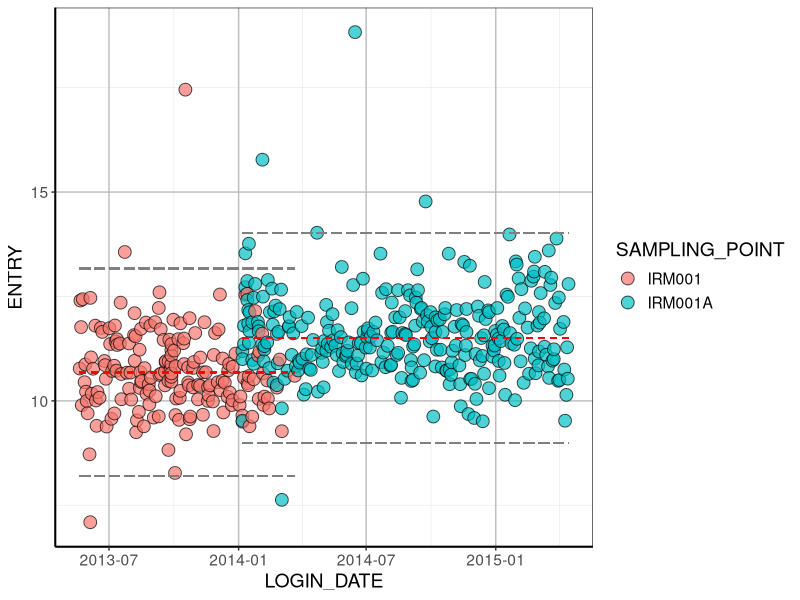

Recreate this plot in R.
#### Clean Up environment -----------------------------
rm(list=ls())

#### Packages -----------------------------
library(readxl)
library(tidyverse)
library(lubridate)
library(here)

#### Functions -----------------------------

outliers <- function (x, b = FALSE) {
        xx <- sapply(x, as.numeric)
        
        #xx <- sort(xx)
        
        remove_outliers <- function(x, na.rm = TRUE, ...) {
                qnt <- quantile(x, probs=c(.25, .75), na.rm = na.rm, ...)
                H <- 1.5 * IQR(x, na.rm = na.rm)
                y <- x
                y[x < (qnt[1] - H)] <- NA
                y[x > (qnt[2] + H)] <- NA
                y
        }
        
        yy <- remove_outliers(xx)
        ww <- remove_outliers(yy)
        zz <- remove_outliers(ww)
        
        diff.out <- data.frame(xx, yy, ww, zz)
        
        if(b == TRUE){
                boxplot(diff.out)
        }
        
        return(zz)
}
#### Data Input -----------------------------
here::here()

data <- read_excel("data/VITD_SRM.xlsx", 
                   col_types = c("numeric", "date", "text", 
                                 "text", "text", "text", "text", "numeric"))

colnames(data)[1] <- "Sample"
#data$LOGIN_DATE <- dmy_hm(data$LOGIN_DATE)

data2 <- data %>%
        group_by(SAMPLING_POINT)%>%
        mutate(ENTRY = outliers(ENTRY))%>%
        na.omit()%>%
        summarise(Mean = mean(ENTRY), 
                              UWL = Mean+2*sd(ENTRY),
                              UCL = Mean+3*sd(ENTRY),
                              LWL = Mean-2*sd(ENTRY),
                              LCL = Mean-3*sd(ENTRY),
                                SD = sd(ENTRY))
data2

n <- unique(data$SAMPLING_POINT)

data3 <- data %>%
        group_by(SAMPLING_POINT)%>%
        arrange(LOGIN_DATE)%>%
        mutate(count=row_number(),
               first_SRM = count==1)%>%
        filter(first_SRM==TRUE)
       
data3

data4 <- data %>%
        group_by(SAMPLING_POINT)%>%
        arrange(desc(LOGIN_DATE))%>%
        mutate(count=row_number(),
               last_SRM = count==1)%>%
        filter(last_SRM==TRUE)

data4

plot <- ggplot(data, aes(x=LOGIN_DATE, y=ENTRY, fill = SAMPLING_POINT)) +
        geom_point(size=4, shape = 21, alpha=0.7) +
        geom_segment(aes(x = data3$LOGIN_DATE[1],xend = data4$LOGIN_DATE[2], y = data2$Mean[1], yend = data2$Mean[1]), colour = "red", lty=2, lwd=0.5) +
        geom_segment(aes(x = data3$LOGIN_DATE[2],xend = data4$LOGIN_DATE[1], y = data2$Mean[2], yend = data2$Mean[2]), colour = "red", lty=2, lwd=0.5) +
        geom_segment(aes(x = data3$LOGIN_DATE[1],xend = data4$LOGIN_DATE[2], y = data2$UCL[1], yend = data2$UCL[1]), colour = "grey50", lty=5, lwd=0.5) +
        geom_segment(aes(x = data3$LOGIN_DATE[2],xend = data4$LOGIN_DATE[1], y = data2$UCL[2], yend = data2$UCL[2]), colour = "grey50", lty=5, lwd=0.5) +
        geom_segment(aes(x = data3$LOGIN_DATE[1],xend = data4$LOGIN_DATE[2], y = data2$LCL[1], yend = data2$LCL[1]), colour = "grey50", lty=5, lwd=0.5) +
        geom_segment(aes(x = data3$LOGIN_DATE[2],xend = data4$LOGIN_DATE[1], y = data2$LCL[2], yend = data2$LCL[2]), colour = "grey50", lty=5, lwd=0.5) +
        scale_color_brewer(palette="Set1") +
        theme_bw() +
       theme(panel.grid.major = element_line(size = 0.5, color = "grey"), 
       axis.line = element_line(size = 0.7, color = "black"), 
       text = element_text(size = 14))

        
plot